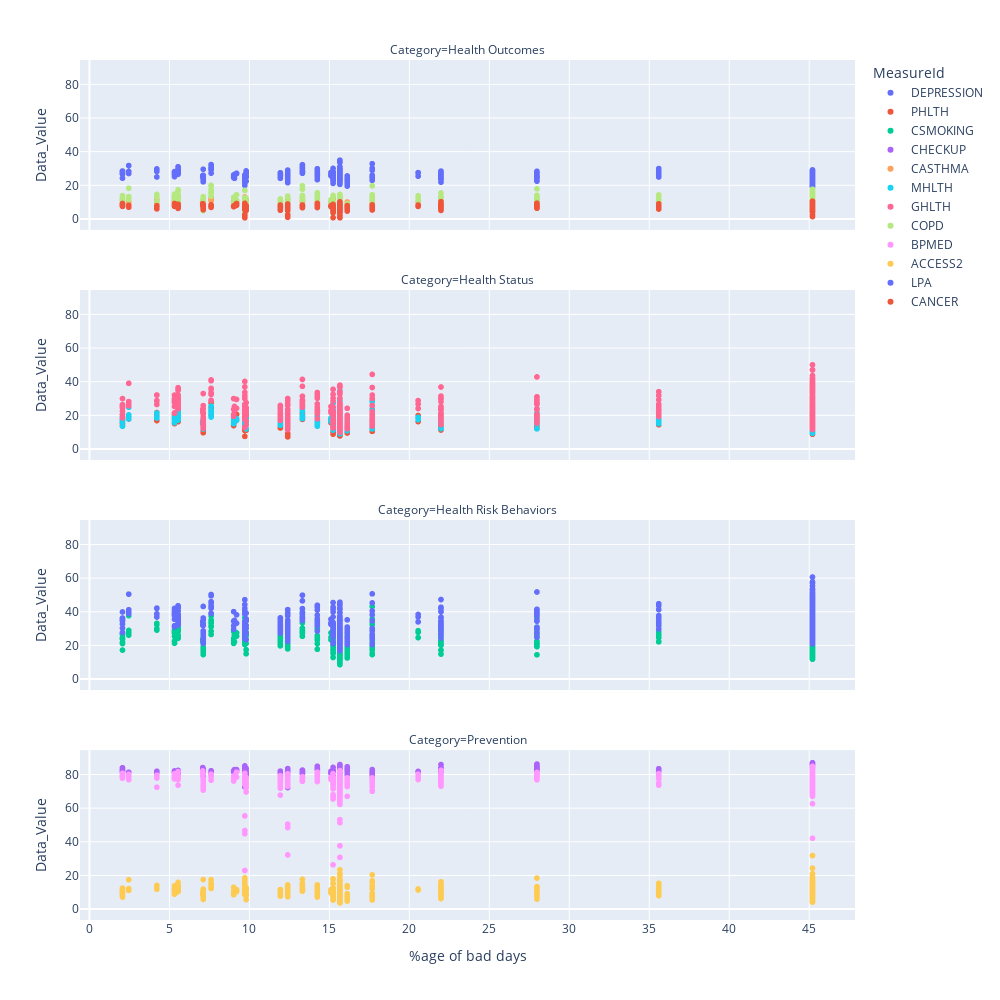

Notebook code for this chart:
### Code cell
fig5 = px.scatter(merged_ah, x="%age of bad days", y="Data_Value",color='MeasureId',facet_col="Category",facet_col_wrap=1)
#fig5.for_each_annotation(lambda a: a.update(text=a.text.split("=")[-1]))
fig5.update_layout(width=1000,height=1000,showlegend=True)
#fig5.show()

### Figure 1 — Plotly figure (JSON) as saved in the notebook; plotly's stock layout.template omitted (floating-point values rounded to 4 significant figures; data arrays with more than 128 entries replaced by an {"elided": "..."} marker saying what was removed)
{"data": [{"hovertemplate": "MeasureId=DEPRESSION<br>Category=Health Outcomes<br>%age of bad days=%{x}<br>Data_Value=%{y}<extra></extra>", "legendgroup": "DEPRESSION", "marker": {"color": "#636efa", "symbol": "circle"}, "mode": "markers", "name": "DEPRESSION", "showlegend": true, "type": "scattergl", "x": {"elided": "575 float values"}, "xaxis": "x4", "y": {"elided": "575 float values"}, "yaxis": "y4"}, {"hovertemplate": "MeasureId=PHLTH<br>Category=Health Status<br>%age of bad days=%{x}<br>Data_Value=%{y}<extra></extra>", "legendgroup": "PHLTH", "marker": {"color": "#EF553B", "symbol": "circle"}, "mode": "markers", "name": "PHLTH", "showlegend": true, "type": "scattergl", "x": {"elided": "575 float values"}, "xaxis": "x3", "y": {"elided": "575 float values"}, "yaxis": "y3"}, {"hovertemplate": "MeasureId=CSMOKING<br>Category=Health Risk Behaviors<br>%age of bad days=%{x}<br>Data_Value=%{y}<extra></extra>", "legendgroup": "CSMOKING", "marker": {"color": "#00cc96", "symbol": "circle"}, "mode": "markers", "name": "CSMOKING", "showlegend": true, "type": "scattergl", "x": {"elided": "575 float values"}, "xaxis": "x2", "y": {"elided": "575 float values"}, "yaxis": "y2"}, {"hovertemplate": "MeasureId=CHECKUP<br>Category=Prevention<br>%age of bad days=%{x}<br>Data_Value=%{y}<extra></extra>", "legendgroup": "CHECKUP", "marker": {"color": "#ab63fa", "symbol": "circle"}, "mode": "markers", "name": "CHECKUP", "showlegend": true, "type": "scattergl", "x": {"elided": "575 float values"}, "xaxis": "x", "y": {"elided": "575 float values"}, "yaxis": "y"}, {"hovertemplate": "MeasureId=CASTHMA<br>Category=Health Outcomes<br>%age of bad days=%{x}<br>Data_Value=%{y}<extra></extra>", "legendgroup": "CASTHMA", "marker": {"color": "#FFA15A", "symbol": "circle"}, "mode": "markers", "name": "CASTHMA", "showlegend": true, "type": "scattergl", "x": {"elided": "575 float values"}, "xaxis": "x4", "y": {"elided": "575 float values"}, "yaxis": "y4"}, {"hovertemplate": "MeasureId=MHLTH<br>Category=Health Status<br>%age of bad days=%{x}<br>Data_Value=%{y}<extra></extra>", "legendgroup": "MHLTH", "marker": {"color": "#19d3f3", "symbol": "circle"}, "mode": "markers", "name": "MHLTH", "showlegend": true, "type": "scattergl", "x": {"elided": "575 float values"}, "xaxis": "x3", "y": {"elided": "575 float values"}, "yaxis": "y3"}, {"hovertemplate": "MeasureId=GHLTH<br>Category=Health Status<br>%age of bad days=%{x}<br>Data_Value=%{y}<extra></extra>", "legendgroup": "GHLTH", "marker": {"color": "#FF6692", "symbol": "circle"}, "mode": "markers", "name": "GHLTH", "showlegend": true, "type": "scattergl", "x": {"elided": "575 float values"}, "xaxis": "x3", "y": {"elided": "575 float values"}, "yaxis": "y3"}, {"hovertemplate": "MeasureId=COPD<br>Category=Health Outcomes<br>%age of bad days=%{x}<br>Data_Value=%{y}<extra></extra>", "legendgroup": "COPD", "marker": {"color": "#B6E880", "symbol": "circle"}, "mode": "markers", "name": "COPD", "showlegend": true, "type": "scattergl", "x": {"elided": "575 float values"}, "xaxis": "x4", "y": {"elided": "575 float values"}, "yaxis": "y4"}, {"hovertemplate": "MeasureId=BPMED<br>Category=Prevention<br>%age of bad days=%{x}<br>Data_Value=%{y}<extra></extra>", "legendgroup": "BPMED", "marker": {"color": "#FF97FF", "symbol": "circle"}, "mode": "markers", "name": "BPMED", "showlegend": true, "type": "scattergl", "x": {"elided": "575 float values"}, "xaxis": "x", "y": {"elided": "575 float values"}, "yaxis": "y"}, {"hovertemplate": "MeasureId=ACCESS2<br>Category=Prevention<br>%age of bad days=%{x}<br>Data_Value=%{y}<extra></extra>", "legendgroup": "ACCESS2", "marker": {"color": "#FECB52", "symbol": "circle"}, "mode": "markers", "name": "ACCESS2", "showlegend": true, "type": "scattergl", "x": {"elided": "575 float values"}, "xaxis": "x", "y": {"elided": "575 float values"}, "yaxis": "y"}, {"hovertemplate": "MeasureId=LPA<br>Category=Health Risk Behaviors<br>%age of bad days=%{x}<br>Data_Value=%{y}<extra></extra>", "legendgroup": "LPA", "marker": {"color": "#636efa", "symbol": "circle"}, "mode": "markers", "name": "LPA", "showlegend": true, "type": "scattergl", "x": {"elided": "575 float values"}, "xaxis": "x2", "y": {"elided": "575 float values"}, "yaxis": "y2"}, {"hovertemplate": "MeasureId=CANCER<br>Category=Health Outcomes<br>%age of bad days=%{x}<br>Data_Value=%{y}<extra></extra>", "legendgroup": "CANCER", "marker": {"color": "#EF553B", "symbol": "circle"}, "mode": "markers", "name": "CANCER", "showlegend": true, "type": "scattergl", "x": {"elided": "575 float values"}, "xaxis": "x4", "y": {"elided": "575 float values"}, "yaxis": "y4"}], "layout": {"annotations": [{"font": {}, "showarrow": false, "text": "Category=Prevention", "x": 0.5, "xanchor": "center", "xref": "paper", "y": 0.1975, "yanchor": "bottom", "yref": "paper"}, {"font": {}, "showarrow": false, "text": "Category=Health Risk Behaviors", "x": 0.5, "xanchor": "center", "xref": "paper", "y": 0.465, "yanchor": "bottom", "yref": "paper"}, {"font": {}, "showarrow": false, "text": "Category=Health Status", "x": 0.5, "xanchor": "center", "xref": "paper", "y": 0.7325, "yanchor": "bottom", "yref": "paper"}, {"font": {}, "showarrow": false, "text": "Category=Health Outcomes", "x": 0.5, "xanchor": "center", "xref": "paper", "y": 1, "yanchor": "bottom", "yref": "paper"}], "height": 1000, "legend": {"title": {"text": "MeasureId"}, "tracegroupgap": 0}, "margin": {"t": 60}, "showlegend": true, "width": 1000, "xaxis": {"anchor": "y", "domain": [0, 1], "title": {"text": "%age of bad days"}}, "xaxis2": {"anchor": "y2", "domain": [0, 1], "matches": "x", "showticklabels": false}, "xaxis3": {"anchor": "y3", "domain": [0, 1], "matches": "x", "showticklabels": false}, "xaxis4": {"anchor": "y4", "domain": [0, 1], "matches": "x", "showticklabels": false}, "yaxis": {"anchor": "x", "domain": [0, 0.1975], "title": {"text": "Data_Value"}}, "yaxis2": {"anchor": "x2", "domain": [0.2675, 0.465], "matches": "y", "title": {"text": "Data_Value"}}, "yaxis3": {"anchor": "x3", "domain": [0.535, 0.7325], "matches": "y", "title": {"text": "Data_Value"}}, "yaxis4": {"anchor": "x4", "domain": [0.8025, 1], "matches": "y", "title": {"text": "Data_Value"}}}}
